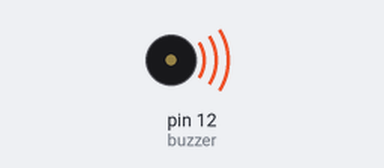
A sketch run on a simulated Arduino Uno, built with avr-gcc and run on an emulated ATmega328P. Shown: buzzer (waves = sounding).

Above: at 0.7 s.
At 22.3 s:
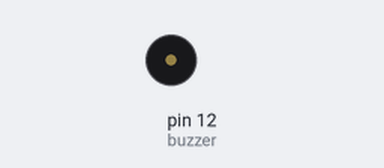
Timing chart, 0 to 40.0 s (numbered marks = the images above):
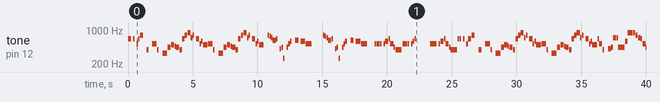

The sketch:

Music_Control.ino
```cpp
#include "pitches.h"
#define buzzer 12
int tempo = 112;
int melody[] = {
  NOTE_E5,8, NOTE_E5,8, REST,8, NOTE_E5,8, REST,8, NOTE_C5,8, NOTE_E5,8, //1
  NOTE_G5,4, REST,4, NOTE_G4,8, REST,4,
  NOTE_C5,-4, NOTE_G4,8, REST,4, NOTE_E4,-4, // 3
  NOTE_A4,4, NOTE_B4,4, NOTE_AS4,8, NOTE_A4,4,
  NOTE_G4,-8, NOTE_E5,-8, NOTE_G5,-8, NOTE_A5,4, NOTE_F5,8, NOTE_G5,8,
  REST,8, NOTE_E5,4,NOTE_C5,8, NOTE_D5,8, NOTE_B4,-4,
  NOTE_C5,-4, NOTE_G4,8, REST,4, NOTE_E4,-4, // repeats from 3
  NOTE_A4,4, NOTE_B4,4, NOTE_AS4,8, NOTE_A4,4,
  NOTE_G4,-8, NOTE_E5,-8, NOTE_G5,-8, NOTE_A5,4, NOTE_F5,8, NOTE_G5,8,
  REST,8, NOTE_E5,4,NOTE_C5,8, NOTE_D5,8, NOTE_B4,-4,


  REST,4, NOTE_G5,8, NOTE_FS5,8, NOTE_F5,8, NOTE_DS5,4, NOTE_E5,8,//7
  REST,8, NOTE_GS4,8, NOTE_A4,8, NOTE_C4,8, REST,8, NOTE_A4,8, NOTE_C5,8, NOTE_D5,8,
  REST,4, NOTE_DS5,4, REST,8, NOTE_D5,-4,
  NOTE_C5,2, REST,2,

  REST,4, NOTE_G5,8, NOTE_FS5,8, NOTE_F5,8, NOTE_DS5,4, NOTE_E5,8,//repeats from 7
  REST,8, NOTE_GS4,8, NOTE_A4,8, NOTE_C4,8, REST,8, NOTE_A4,8, NOTE_C5,8, NOTE_D5,8,
  REST,4, NOTE_DS5,4, REST,8, NOTE_D5,-4,
  NOTE_C5,2, REST,2,

  NOTE_C5,8, NOTE_C5,4, NOTE_C5,8, REST,8, NOTE_C5,8, NOTE_D5,4,//11
  NOTE_E5,8, NOTE_C5,4, NOTE_A4,8, NOTE_G4,2,

  NOTE_C5,8, NOTE_C5,4, NOTE_C5,8, REST,8, NOTE_C5,8, NOTE_D5,8, NOTE_E5,8,//13
  REST,1,
  NOTE_C5,8, NOTE_C5,4, NOTE_C5,8, REST,8, NOTE_C5,8, NOTE_D5,4,
  NOTE_E5,8, NOTE_C5,4, NOTE_A4,8, NOTE_G4,2,
  NOTE_E5,8, NOTE_E5,8, REST,8, NOTE_E5,8, REST,8, NOTE_C5,8, NOTE_E5,4,
  NOTE_G5,4, REST,4, NOTE_G4,4, REST,4,
  NOTE_C5,-4, NOTE_G4,8, REST,4, NOTE_E4,-4, // 19

  NOTE_A4,4, NOTE_B4,4, NOTE_AS4,8, NOTE_A4,4,
  NOTE_G4,-8, NOTE_E5,-8, NOTE_G5,-8, NOTE_A5,4, NOTE_F5,8, NOTE_G5,8,
  REST,8, NOTE_E5,4, NOTE_C5,8, NOTE_D5,8, NOTE_B4,-4,

  NOTE_C5,-4, NOTE_G4,8, REST,4, NOTE_E4,-4, // repeats from 19
  NOTE_A4,4, NOTE_B4,4, NOTE_AS4,8, NOTE_A4,4,
  NOTE_G4,-8, NOTE_E5,-8, NOTE_G5,-8, NOTE_A5,4, NOTE_F5,8, NOTE_G5,8,
  REST,8, NOTE_E5,4, NOTE_C5,8, NOTE_D5,8, NOTE_B4,-4,

  NOTE_E5,8, NOTE_C5,4, NOTE_G4,8, REST,4, NOTE_GS4,4,//23
  NOTE_A4,8, NOTE_F5,4, NOTE_F5,8, NOTE_A4,2,
  NOTE_D5,-8, NOTE_A5,-8, NOTE_A5,-8, NOTE_A5,-8, NOTE_G5,-8, NOTE_F5,-8,

  NOTE_E5,8, NOTE_C5,4, NOTE_A4,8, NOTE_G4,2, //26
  NOTE_E5,8, NOTE_C5,4, NOTE_G4,8, REST,4, NOTE_GS4,4,
  NOTE_A4,8, NOTE_F5,4, NOTE_F5,8, NOTE_A4,2,
  NOTE_B4,8, NOTE_F5,4, NOTE_F5,8, NOTE_F5,-8, NOTE_E5,-8, NOTE_D5,-8,
  NOTE_C5,8, NOTE_E4,4, NOTE_E4,8, NOTE_C4,2,

  NOTE_E5,8, NOTE_C5,4, NOTE_G4,8, REST,4, NOTE_GS4,4,//repeats from 23
  NOTE_A4,8, NOTE_F5,4, NOTE_F5,8, NOTE_A4,2,
  NOTE_D5,-8, NOTE_A5,-8, NOTE_A5,-8, NOTE_A5,-8, NOTE_G5,-8, NOTE_F5,-8,

  NOTE_E5,8, NOTE_C5,4, NOTE_A4,8, NOTE_G4,2, //26
  NOTE_E5,8, NOTE_C5,4, NOTE_G4,8, REST,4, NOTE_GS4,4,
  NOTE_A4,8, NOTE_F5,4, NOTE_F5,8, NOTE_A4,2,
  NOTE_B4,8, NOTE_F5,4, NOTE_F5,8, NOTE_F5,-8, NOTE_E5,-8, NOTE_D5,-8,
  NOTE_C5,8, NOTE_E4,4, NOTE_E4,8, NOTE_C4,2,
  NOTE_C5,8, NOTE_C5,4, NOTE_C5,8, REST,8, NOTE_C5,8, NOTE_D5,8, NOTE_E5,8,
  REST,1,

  NOTE_C5,8, NOTE_C5,4, NOTE_C5,8, REST,8, NOTE_C5,8, NOTE_D5,4, //33
  NOTE_E5,8, NOTE_C5,4, NOTE_A4,8, NOTE_G4,2,
  NOTE_E5,8, NOTE_E5,8, REST,8, NOTE_E5,8, REST,8, NOTE_C5,8, NOTE_E5,4,
  NOTE_G5,4, REST,4, NOTE_G4,4, REST,4,
  NOTE_E5,8, NOTE_C5,4, NOTE_G4,8, REST,4, NOTE_GS4,4,
  NOTE_A4,8, NOTE_F5,4, NOTE_F5,8, NOTE_A4,2,
  NOTE_D5,-8, NOTE_A5,-8, NOTE_A5,-8, NOTE_A5,-8, NOTE_G5,-8, NOTE_F5,-8,

  NOTE_E5,8, NOTE_C5,4, NOTE_A4,8, NOTE_G4,2, //40
  NOTE_E5,8, NOTE_C5,4, NOTE_G4,8, REST,4, NOTE_GS4,4,
  NOTE_A4,8, NOTE_F5,4, NOTE_F5,8, NOTE_A4,2,
  NOTE_B4,8, NOTE_F5,4, NOTE_F5,8, NOTE_F5,-8, NOTE_E5,-8, NOTE_D5,-8,
  NOTE_C5,8, NOTE_E4,4, NOTE_E4,8, NOTE_C4,2, REST, 0.125
};

int notes = sizeof(melody) / sizeof(melody[0]) / 2;
int wholenote = (60000 * 2) / tempo;
int divider = 0, noteDuration = 0;

void setup() {

}

void loop() {
  for (int thisNote = 0; thisNote < notes * 2; thisNote = thisNote + 2) {

    // calculates the duration of each note
    divider = melody[thisNote + 1];
    if (divider > 0) {
      // regular note, just proceed
      noteDuration = (wholenote) / divider;
    } else if (divider < 0) {
      // dotted notes are represented with negative durations!!
      noteDuration = (wholenote) / abs(divider);
      noteDuration *= 1.5; // increases the duration in half for dotted notes
    }
     tone(buzzer, melody[thisNote], noteDuration*0.9);
     delay(noteDuration);
     noTone(buzzer);
  }
}
```

pitches.h
```cpp
#define NOTE_B0  31
#define NOTE_C1  33
#define NOTE_CS1 35
#define NOTE_D1  37
#define NOTE_DS1 39
#define NOTE_E1  41
#define NOTE_F1  44
#define NOTE_FS1 46
#define NOTE_G1  49
#define NOTE_GS1 52
#define NOTE_A1  55
#define NOTE_AS1 58
#define NOTE_B1  62
#define NOTE_C2  65
#define NOTE_CS2 69
#define NOTE_D2  73
#define NOTE_DS2 78
#define NOTE_E2  82
#define NOTE_F2  87
#define NOTE_FS2 93
#define NOTE_G2  98
#define NOTE_GS2 104
#define NOTE_A2  110
#define NOTE_AS2 117
#define NOTE_B2  123
#define NOTE_C3  131
#define NOTE_CS3 139
#define NOTE_D3  147
#define NOTE_DS3 156
#define NOTE_E3  165
#define NOTE_F3  175
#define NOTE_FS3 185
#define NOTE_G3  196
#define NOTE_GS3 208
#define NOTE_A3  220
#define NOTE_AS3 233
#define NOTE_B3  247
#define NOTE_C4  262
#define NOTE_CS4 277
#define NOTE_D4  294
#define NOTE_DS4 311
#define NOTE_E4  330
#define NOTE_F4  349
#define NOTE_FS4 370
#define NOTE_G4  392
#define NOTE_GS4 415
#define NOTE_A4  440
#define NOTE_AS4 466
#define NOTE_B4  494
#define NOTE_C5  523
#define NOTE_CS5 554
#define NOTE_D5  587
#define NOTE_DS5 622
#define NOTE_E5  659
#define NOTE_F5  698
#define NOTE_FS5 740
#define NOTE_G5  784
#define NOTE_GS5 831
#define NOTE_A5  880
#define NOTE_AS5 932
#define NOTE_B5  988
#define NOTE_C6  1047
#define NOTE_CS6 1109
#define NOTE_D6  1175
#define NOTE_DS6 1245
#define NOTE_E6  1319
#define NOTE_F6  1397
#define NOTE_FS6 1480
#define NOTE_G6  1568
#define NOTE_GS6 1661
#define NOTE_A6  1760
#define NOTE_AS6 1865
#define NOTE_B6  1976
#define NOTE_C7  2093
#define NOTE_CS7 2217
#define NOTE_D7  2349
#define NOTE_DS7 2489
#define NOTE_E7  2637
#define NOTE_F7  2794
#define NOTE_FS7 2960
#define NOTE_G7  3136
#define NOTE_GS7 3322
#define NOTE_A7  3520
#define NOTE_AS7 3729
#define NOTE_B7  3951
#define NOTE_C8  4186
#define NOTE_CS8 4435
#define NOTE_D8  4699
#define NOTE_DS8 4978
#define REST 0
```

Measured:
- by itself, tone on pin 12 (buzzer): plays 659 Hz for 0.12 s, 659 Hz for 0.12 s, 659 Hz for 0.12 s, 523 Hz for 0.12 s, 659 Hz for 0.12 s, 784 Hz for 0.24 s … (151 notes in this stretch)
